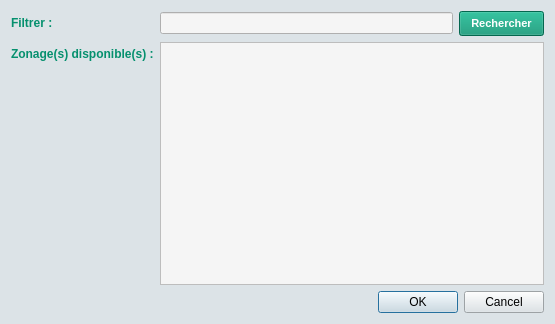
<?xml version="1.0" encoding="UTF-8"?>
<ui version="4.0">
 <class>select_zone</class>
 <widget class="QDialog" name="select_zone">
  <property name="windowModality">
   <enum>Qt::ApplicationModal</enum>
  </property>
  <property name="geometry">
   <rect>
    <x>0</x>
    <y>0</y>
    <width>555</width>
    <height>324</height>
   </rect>
  </property>
  <property name="windowTitle">
   <string>Sélection d'un zonage</string>
  </property>
  <property name="styleSheet">
   <string notr="true">background-color: rgb(220, 227, 231);</string>
  </property>
  <property name="modal">
   <bool>true</bool>
  </property>
  <layout class="QVBoxLayout" name="verticalLayout">
   <item>
    <layout class="QFormLayout" name="fl_filtre_view">
     <item row="0" column="0">
      <widget class="QLabel" name="lbl_filter">
       <property name="font">
        <font>
         <family>Arial</family>
         <pointsize>9</pointsize>
         <weight>75</weight>
         <bold>true</bold>
        </font>
       </property>
       <property name="styleSheet">
        <string notr="true">color: rgb(5, 144, 110);</string>
       </property>
       <property name="text">
        <string>Filtrer :</string>
       </property>
      </widget>
     </item>
     <item row="0" column="1">
      <layout class="QHBoxLayout" name="horizontalLayout">
       <property name="leftMargin">
        <number>0</number>
       </property>
       <property name="topMargin">
        <number>0</number>
       </property>
       <item>
        <widget class="QLineEdit" name="le_select">
         <property name="font">
          <font>
           <family>Arial</family>
          </font>
         </property>
         <property name="styleSheet">
          <string notr="true">background-color: rgb(245, 245, 245);</string>
         </property>
        </widget>
       </item>
       <item>
        <widget class="QPushButton" name="pb_rechercher">
         <property name="minimumSize">
          <size>
           <width>85</width>
           <height>25</height>
          </size>
         </property>
         <property name="maximumSize">
          <size>
           <width>75</width>
           <height>25</height>
          </size>
         </property>
         <property name="font">
          <font>
           <family>Arial</family>
           <pointsize>8</pointsize>
           <weight>75</weight>
           <bold>true</bold>
          </font>
         </property>
         <property name="cursor">
          <cursorShape>PointingHandCursor</cursorShape>
         </property>
         <property name="styleSheet">
          <string notr="true">background-color: rgb(5, 144, 110); color : white ;</string>
         </property>
         <property name="text">
          <string>Rechercher</string>
         </property>
        </widget>
       </item>
      </layout>
     </item>
     <item row="2" column="0">
      <widget class="QLabel" name="lbl_zone">
       <property name="font">
        <font>
         <family>Arial</family>
         <pointsize>9</pointsize>
         <weight>75</weight>
         <bold>true</bold>
        </font>
       </property>
       <property name="styleSheet">
        <string notr="true">color: rgb(5, 144, 110);</string>
       </property>
       <property name="text">
        <string>Zonage(s) disponible(s) :</string>
       </property>
      </widget>
     </item>
     <item row="2" column="1">
      <widget class="QListWidget" name="lw_list_zone">
       <property name="font">
        <font>
         <family>Arial</family>
         <pointsize>9</pointsize>
        </font>
       </property>
       <property name="styleSheet">
        <string notr="true">background-color: rgb(245, 245, 245);</string>
       </property>
       <property name="selectionMode">
        <enum>QAbstractItemView::MultiSelection</enum>
       </property>
      </widget>
     </item>
    </layout>
   </item>
   <item>
    <widget class="QDialogButtonBox" name="bb_zonefilter">
     <property name="font">
      <font>
       <family>Arial</family>
       <pointsize>8</pointsize>
      </font>
     </property>
     <property name="cursor">
      <cursorShape>PointingHandCursor</cursorShape>
     </property>
     <property name="orientation">
      <enum>Qt::Horizontal</enum>
     </property>
     <property name="standardButtons">
      <set>QDialogButtonBox::Cancel|QDialogButtonBox::Ok</set>
     </property>
    </widget>
   </item>
  </layout>
 </widget>
 <resources/>
 <connections>
  <connection>
   <sender>bb_zonefilter</sender>
   <signal>accepted()</signal>
   <receiver>select_zone</receiver>
   <slot>accept()</slot>
   <hints>
    <hint type="sourcelabel">
     <x>248</x>
     <y>254</y>
    </hint>
    <hint type="destinationlabel">
     <x>157</x>
     <y>274</y>
    </hint>
   </hints>
  </connection>
  <connection>
   <sender>bb_zonefilter</sender>
   <signal>rejected()</signal>
   <receiver>select_zone</receiver>
   <slot>reject()</slot>
   <hints>
    <hint type="sourcelabel">
     <x>316</x>
     <y>260</y>
    </hint>
    <hint type="destinationlabel">
     <x>286</x>
     <y>274</y>
    </hint>
   </hints>
  </connection>
 </connections>
</ui>
